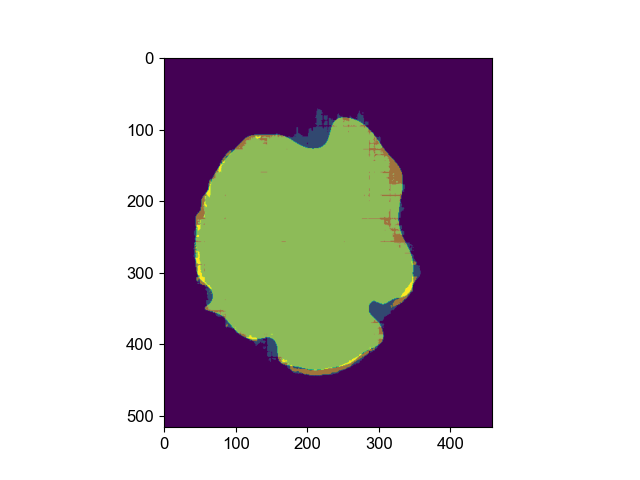
#> input picture test.png, 640 x 480 px
$ python -i morphological_analysis_batch.py   (imports and definitions only)
#> lines starting #> are read from the running program, lines starting #| are printed output that depends on the picture; after the words box and inside, x2 and y2 are one past the last pixel; in counts of white or black regions, pixels touching at a corner belong together

import numpy as np
import matplotlib.pyplot as plt
from skimage.morphology import remove_small_holes,closing, disk
from skimage.segmentation import watershed
from skimage.io import imread, imsave
from skimage.measure import label, regionprops
from skimage.morphology import erosion
from scipy import ndimage as ndi
import pandas as pd
import os
from multiprocessing import Pool
from tqdm import tqdm

# Function to fill holes in the binary mask
def fill_holes(mask, hole_size_threshold=500):
    # Remove small holes by specifying a size threshold
    filled_mask = remove_small_holes(mask.astype(bool), area_threshold=hole_size_threshold)
    return filled_mask.astype(np.uint8)

# Function to apply morphological closing to the mask
def apply_closing(mask, disk_size=5):
    # Apply morphological closing to the mask using a disk-shaped structuring element
    closed_mask = closing(mask, disk(disk_size))
    return closed_mask.astype(np.uint8)

def erode_mask(mask, erosion_size=5):
    # Create a disk-shaped structuring element with a radius of 5 pixels
    selem = disk(erosion_size)
    eroded_mask = erosion(mask, selem)
    return eroded_mask

# Function to apply watershed segmentation
def apply_watershed(image, mask):
    # Use distance transform on the mask
    distance = ndi.distance_transform_edt(mask)

    # Find local maxima as markers for watershed
    local_maxi = ndi.label(distance == np.max(distance))[0]

    # Apply watershed algorithm
    markers = ndi.label(local_maxi)[0]
    labels = watershed(-distance, markers, mask=mask)

    return labels

# [29 lines left out: function extract_morphological_properties, not called in this run]


# Function to process the image
def process_image(image):
    # Create a mask where pixel value is 1 or 2
    mask = np.logical_or(image == 1, image == 2).astype(np.uint8)


    # Fill larger holes inside the mask with a threshold for hole size
    filled_mask = fill_holes(mask, hole_size_threshold=10000)

    # Apply morphological closing to the filled mask
    closed_mask = apply_closing(filled_mask, disk_size=10)

    eroded_mask = erode_mask(closed_mask, erosion_size=5)

    # Perform watershed segmentation
    segmented_image = apply_watershed(image, eroded_mask)

    return eroded_mask, segmented_image

# Function to display original and processed images
# [99 lines left out: functions show_images, running_morphological_on_single_image, process_roi, process_folder_structure_in_parallel, not called in this run]

# Main code to run the process
# [12 lines not run here, left out]

>>> import cv2
>>> picture = cv2.imread('../test.png', cv2.IMREAD_GRAYSCALE)
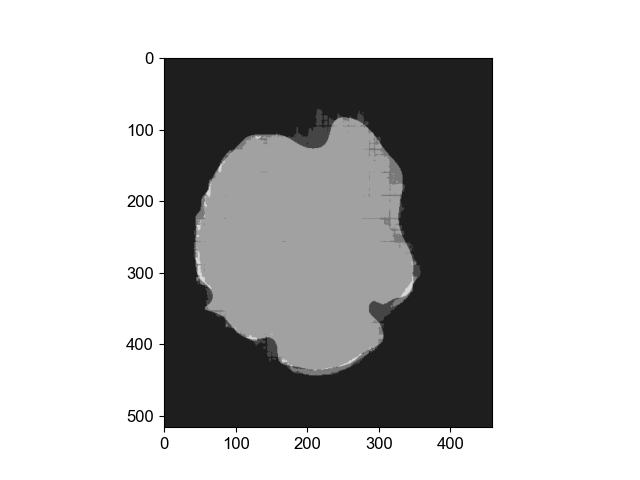
#> picture: shape (480, 640); min 0, max 255, mean 182.3
>>> result = process_image(picture)
#> in process_image, `mask = np.logical_or(image == 1, image == 2).astype(np.uint8)`:
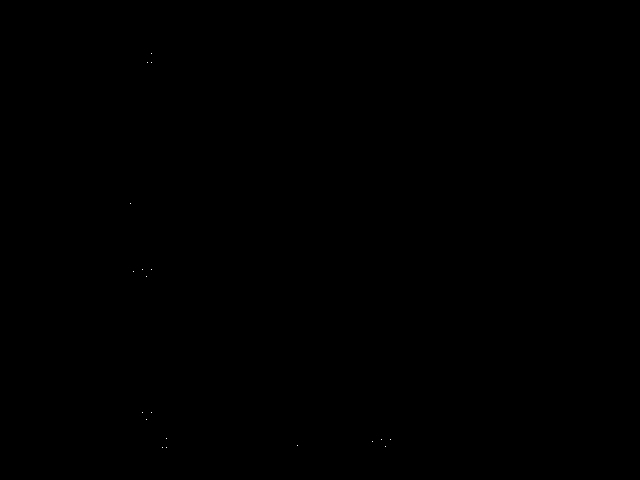
#> mask: shape (480, 640); values 0 (black) and 1 (white), 0.01% white in thin lines or dots, all inside (x1, y1, x2, y2) = (130, 53, 391, 448)
#> in erode_mask, `eroded_mask = erosion(mask, selem)`: eroded_mask: shape (480, 640); every value is 0
#> in apply_watershed, `distance = ndi.distance_transform_edt(mask)`: distance: shape (480, 640) float64; every value is 0
#> in apply_watershed, `local_maxi = ndi.label(distance == np.max(distance))[0]`: local_maxi: shape (480, 640) int32; every value is 1
#> in apply_watershed, `labels = watershed(-distance, markers, mask=mask)`: labels: shape (480, 640) int32; every value is 0
